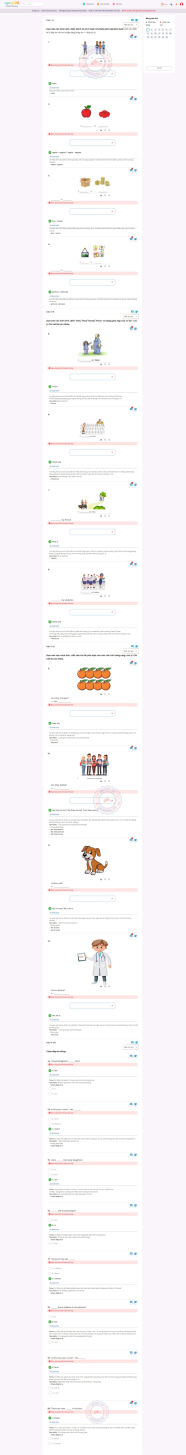
#> input picture reports/answer_keys_rendered/unit_02_answer_key.png, 2223 x 17456 px, found by its file name (shown at 1/12 size); its folder holds 4 pictures in this run
$ python slice_answer_keys_u2_u4.py
#> lines starting #> are read from the running program, lines starting #| are printed output that depends on the picture
import os
import sys
from PIL import Image

sys.stdout.reconfigure(encoding='utf-8')
ROOT = "d:/2.English/ENG Learning_Antigravity"

# Let's inspect the dimensions and crop the top part of answer keys for Unit 2, 3, 4
for u in [2, 3, 4]:
    img_path = os.path.join(ROOT, f"reports/answer_keys_rendered/unit_{u:02d}_answer_key.png")
    im = Image.open(img_path)
#> im is the input picture: PIL image 2223x17456 RGB; mean R, G, B 249.6, 246.4, 248.8
    print(f"Unit {u} Answer key size: {im.size}")
#| Unit 2 Answer key size: (2223, 17456)

    # Save slices for viewing if needed
    slice_h = 2500
    for i in range(min(3, im.height // slice_h + 1)):
        box = (0, i * slice_h, im.width, min((i+1) * slice_h, im.height))
        crop_im = im.crop(box)
        crop_path = os.path.join(ROOT, f"reports/answer_keys_rendered/u{u:02d}_slice_{i+1}.png")
        crop_im.save(crop_path)
        print(f"  Saved {crop_path}")
#> this loop made 3 passes
#> pass 1, `crop_im = im.crop(box)`:
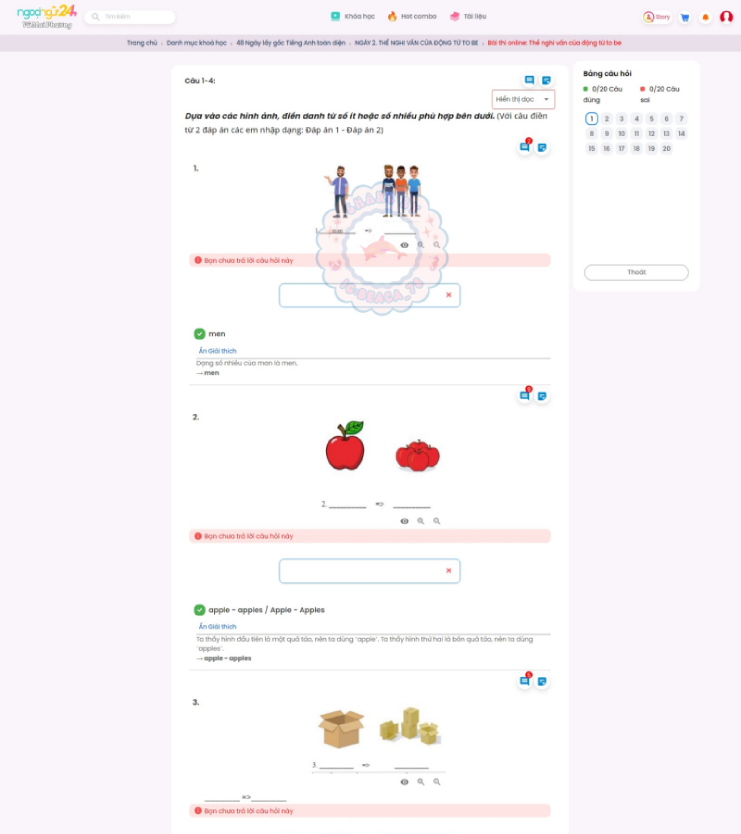
#> crop_im: PIL image 2223x2500 RGB (shown at 1/3 size); mean R, G, B 249.2, 245.5, 248.1
#> pass 2, `crop_im = im.crop(box)`:
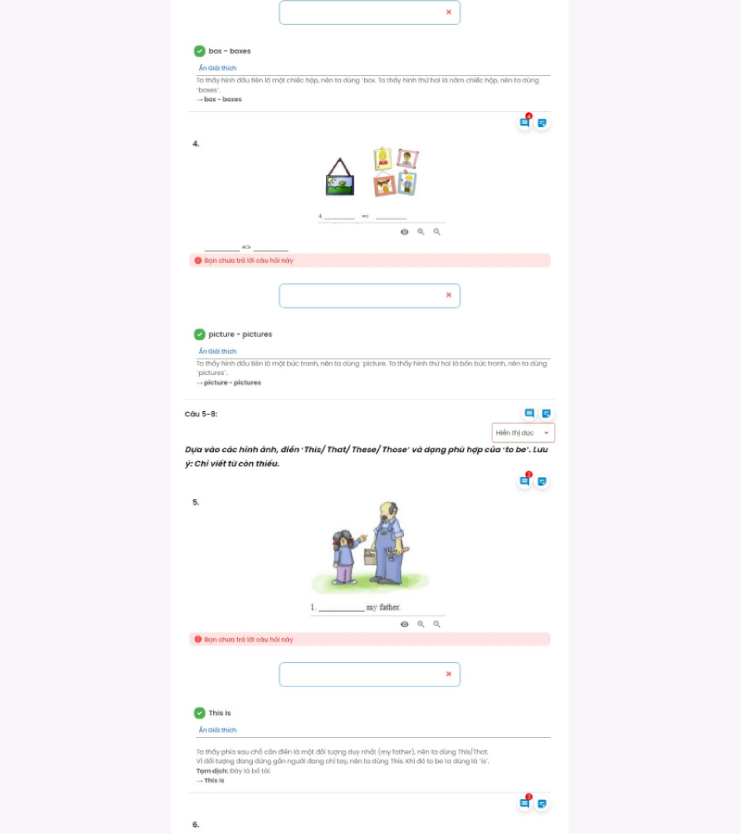
#> crop_im: PIL image 2223x2500 RGB (shown at 1/3 size); mean R, G, B 249.7, 247.2, 249.8
#> pass 3, `crop_im = im.crop(box)`:
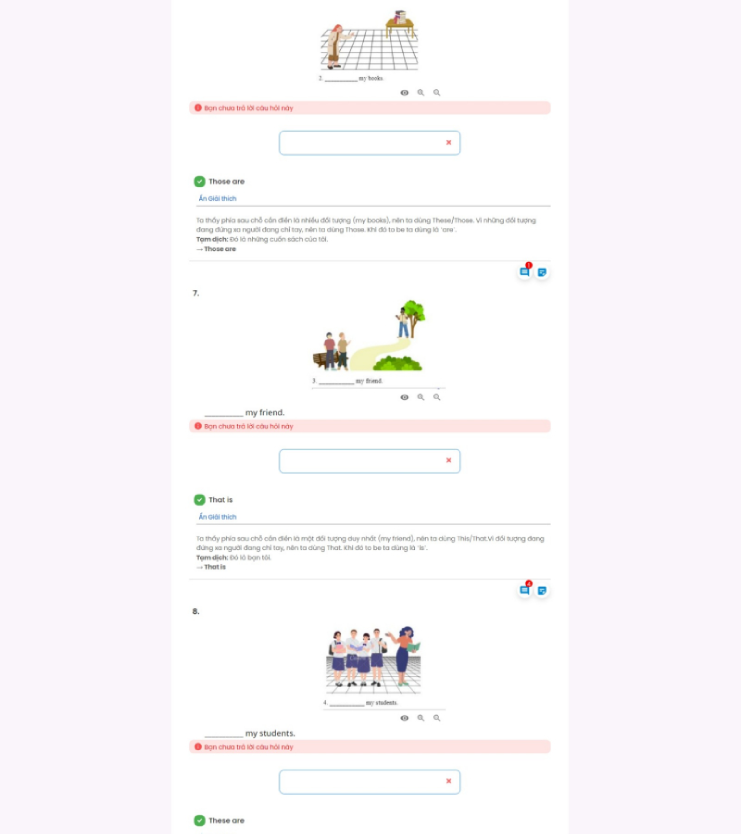
#> crop_im: PIL image 2223x2500 RGB (shown at 1/3 size); mean R, G, B 250, 247.1, 249.5
#> pass 2 of the loop `for u in [2, 3, 4]:`:
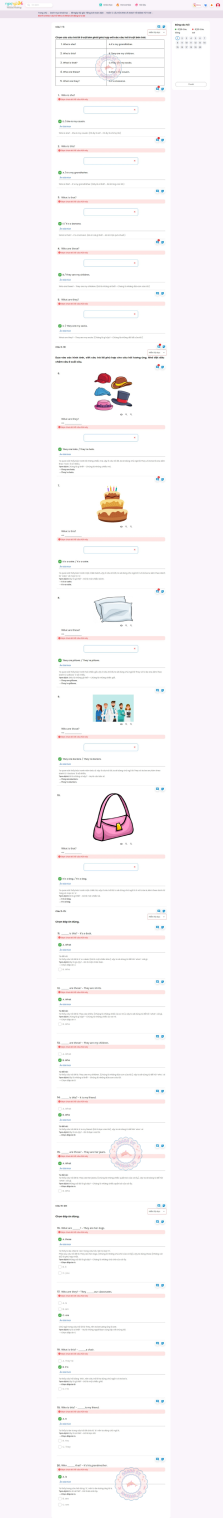
#> input picture reports/answer_keys_rendered/unit_03_answer_key.png, 2223 x 15178 px, found by its file name (shown at 1/10 size)
#> im is the input picture: PIL image 2223x15178 RGB; mean R, G, B 249.4, 246.2, 248.9
#| Unit 3 Answer key size: (2223, 15178)
#> the loop `for i in range(min(3, im.height // slice_h + 1)):` made 3 passes
#|   Saved d:/2.English/ENG Learning_Antigravity/reports/answer_keys_rendered/u03_slice_1.png
#|   Saved d:/2.English/ENG Learning_Antigravity/reports/answer_keys_rendered/u03_slice_2.png
#|   Saved d:/2.English/ENG Learning_Antigravity/reports/answer_keys_rendered/u03_slice_3.png
#> pass 1, `crop_im = im.crop(box)`:
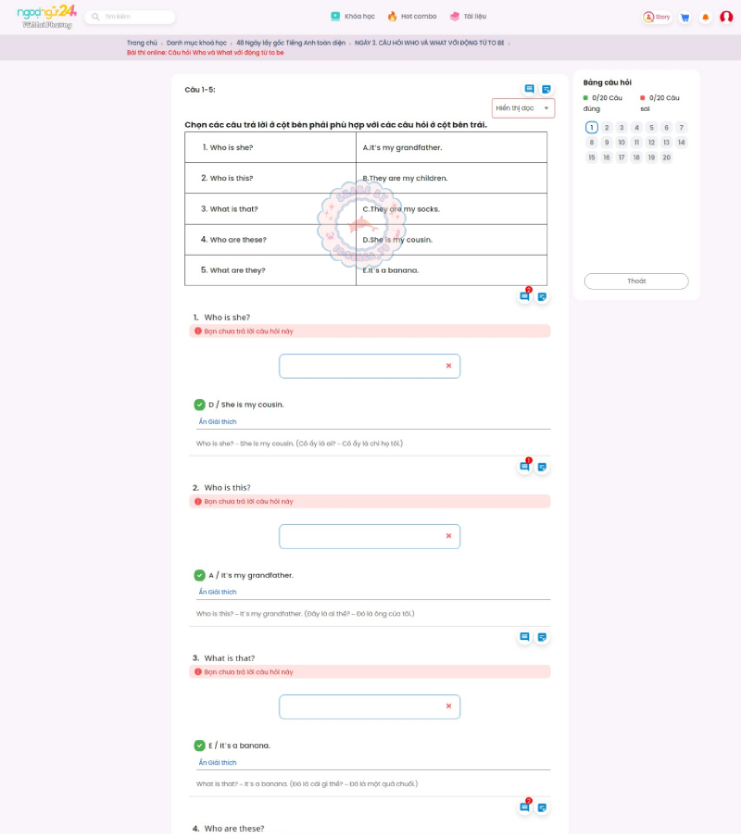
#> crop_im: PIL image 2223x2500 RGB (shown at 1/3 size); mean R, G, B 248.9, 245.9, 248.8
#> pass 3, `crop_im = im.crop(box)`:
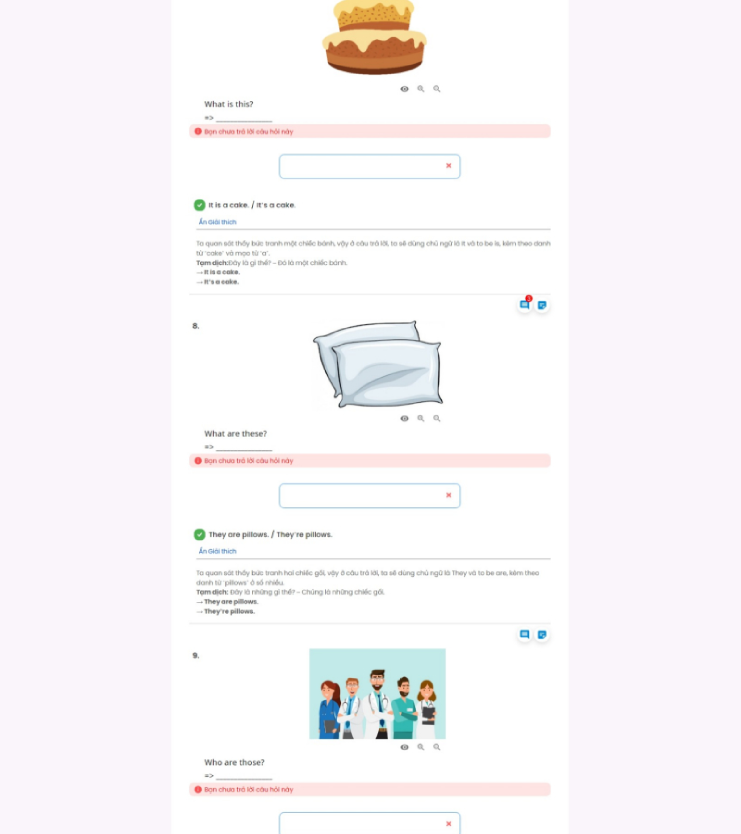
#> crop_im: PIL image 2223x2500 RGB (shown at 1/3 size); mean R, G, B 248.5, 245.7, 247.8
#> pass 3 of the loop `for u in [2, 3, 4]:`:
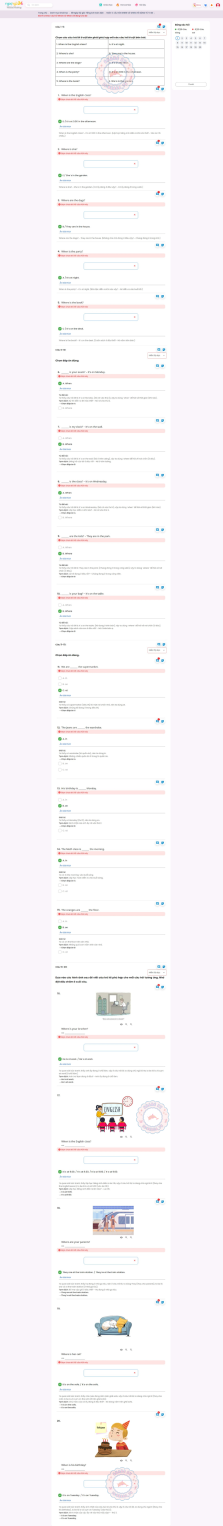
#> input picture reports/answer_keys_rendered/unit_04_answer_key.png, 2223 x 15259 px, found by its file name (shown at 1/10 size)
#> im is the input picture: PIL image 2223x15259 RGB; mean R, G, B 249.5, 246.3, 249
#| Unit 4 Answer key size: (2223, 15259)
#> the loop `for i in range(min(3, im.height // slice_h + 1)):` made 3 passes
#|   Saved d:/2.English/ENG Learning_Antigravity/reports/answer_keys_rendered/u04_slice_1.png
#|   Saved d:/2.English/ENG Learning_Antigravity/reports/answer_keys_rendered/u04_slice_2.png
#|   Saved d:/2.English/ENG Learning_Antigravity/reports/answer_keys_rendered/u04_slice_3.png
#> pass 1, `crop_im = im.crop(box)`:
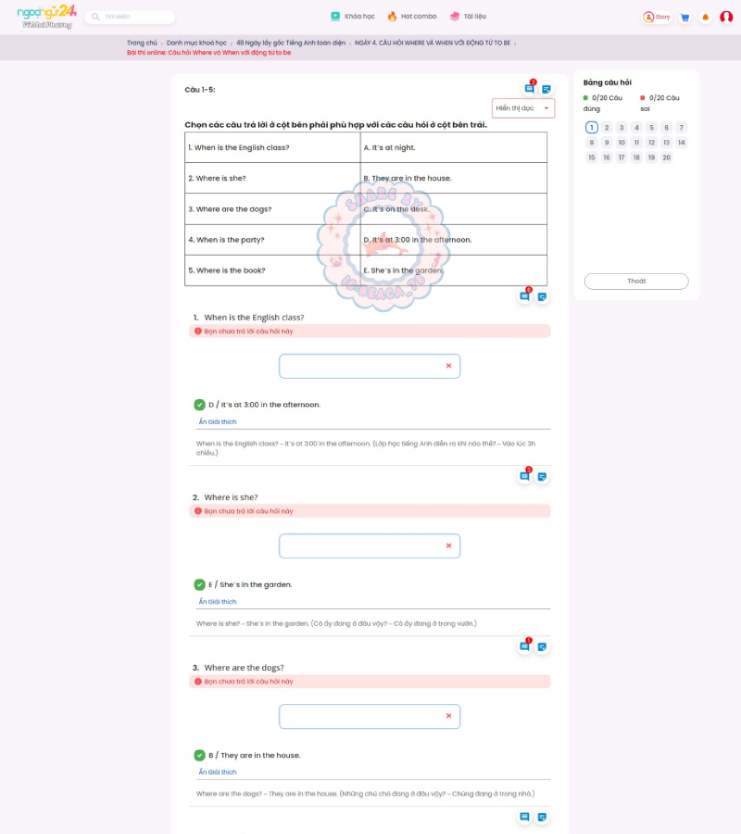
#> crop_im: PIL image 2223x2500 RGB (shown at 1/3 size); mean R, G, B 248.6, 245.5, 248.4
#> pass 3, `crop_im = im.crop(box)`:
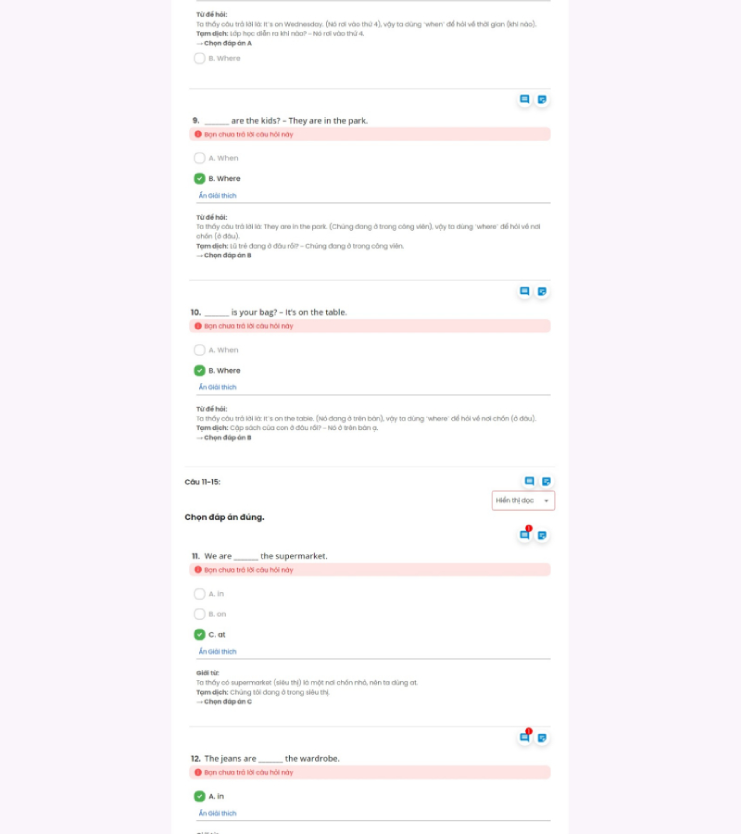
#> crop_im: PIL image 2223x2500 RGB (shown at 1/3 size); mean R, G, B 250.5, 247.4, 250.1
